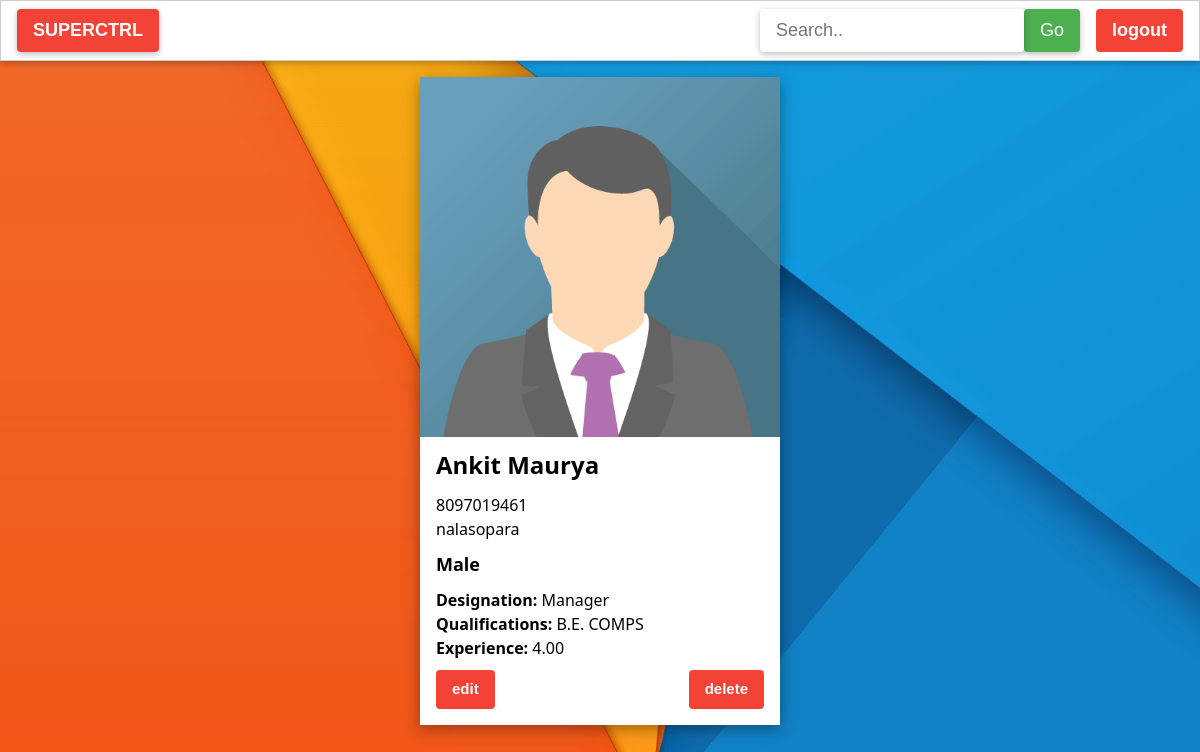
/employee/detail/7/ (signed in), run on the app's committed database.
### shop/models.py (models this page shows, shortened)
class Employee(models.Model):
    name=models.CharField(max_length=100)
    contact=models.IntegerField()
    address=models.CharField(max_length=1000)
    GENDER=(
        ('Male','Male'),
        ('Female','Female'),
        ('Others','Others'),
    )
    gender=models.CharField(choices=GENDER,default="----",max_length=50)
    DESIGNATION=(
        ('Worker',"Worker"),
        ('Manager','Manager'),
        ('Board','Board')
    )
    desg=models.CharField(choices=DESIGNATION,default='Worker',max_length=50)
    qual=models.CharField(max_length=1000)
    experience=models.DecimalField(decimal_places=2,max_digits=10)
    image=models.FileField(upload_to='employees')

### shop/views.py (the view)
# urls.py: url(r'^employee/detail/(?P<id>\d+)/$',views.employeedetail,name="employeedetail"),
@login_required
def employeedetail(request,id):
    employee=Employee.objects.get(id=id)
    return render(request,'shop/employeedetail.html',{'employee':employee})

### shop/templates/shop/employeedetail.html
{% extends 'shop/base.html' %}
{% block employee %}
<div class="w3-card-4 w3-white w3-margin-top " style="width:30%;margin:0 auto">
        <img src="{{employee.image.url}}" alt="Avatar" style="width:100%;opacity:0.85;height:45%">
        <div class="w3-container">
        <h3><b>{{employee.name}}</b></h3>
        <h6>{{employee.contact}} <br> {{employee.address}}</b></h6>
        <h5><b>{{employee.gender}}</b></h5>
        <h6><b>Designation:  </b>{{employee.desg}} <br><b>  Qualifications:  </b>{{employee.qual}} <br><b>Experience:  </b>{{employee.experience}}</h6>
        <a href="{% url 'employeeedit' employee.id %}"><button class="w3-button w3-red w3-round w3-left w3-margin-bottom"><b>edit</b></button></a>
        <a href="{% url 'employeedelete' employee.id %}"><button class="w3-button w3-red w3-round w3-right w3-margin-bottom"><b>delete</b></button></a>
        </div>
      </div>
{% endblock employee %}

### shop/static/shop/w3.css (style rules this page uses)
html { box-sizing:border-box }
*,*:before,*:after { box-sizing:inherit }
html { -ms-text-size-adjust:100%;-webkit-text-size-adjust:100% }
body { margin:0 }
a { background-color:transparent;-webkit-text-decoration-skip:objects }
img { border-style:none }
button,input,select,textarea { font:inherit;margin:0 }
button,input { overflow:visible }
button,select { text-transform:none }
button,html [type=button],[type=reset],[type=submit] { -webkit-appearance:button }
html,body { font-family:Verdana,sans-serif;font-size:15px;line-height:1.5 }
html { overflow-x:hidden }
h3 { font-size:24px }
h5 { font-size:18px }
h6 { font-size:16px }
h1,h2,h3,h4,h5,h6 { font-family:"Segoe UI",Arial,sans-serif;font-weight:400;margin:10px 0 }
img { vertical-align:middle }
a { color:inherit }
.w3-btn,.w3-button { border:none;display:inline-block;padding:8px 16px;vertical-align:middle;overflow:hidden;text-decoration:none;color:inherit;background-color:inherit;text-align:center;cursor:pointer;white-space:nowrap }
.w3-btn,.w3-button { -webkit-touch-callout:none;-webkit-user-select:none;-khtml-user-select:none;-moz-user-select:none;-ms-user-select:none;user-select:none }
.w3-container:after,.w3-container:before,.w3-panel:after,.w3-panel:before,.w3-row:after,.w3-row:before,.w3-row-padding:after,.w3-row-padding:before, .w3-cell-row:before,.w3-cell-row:after,.w3-clear:after,.w3-clear:before,.w3-bar:before,.w3-bar:after { content:"";display:table;clear:both }
.w3-round,.w3-round-medium { border-radius:4px }
.w3-container,.w3-panel { padding:0.01em 16px }
.w3-card-4,.w3-hover-shadow:hover { box-shadow:0 4px 10px 0 rgba(0,0,0,0.2),0 4px 20px 0 rgba(0,0,0,0.19) }
.w3-margin-top { margin-top:16px!important }
.w3-margin-bottom { margin-bottom:16px!important }
.w3-left { float:left!important }
.w3-right { float:right!important }
.w3-red,.w3-hover-red:hover { color:#fff!important;background-color:#f44336!important }
.w3-white,.w3-hover-white:hover { color:#000!important;background-color:#fff!important }

### data on the page
Employee: image (placeholder picture), name "Ankit Maurya", contact "8097019461", address "nalasopara", gender "Male", desg "Manager", qual "B.E. COMPS", experience "4.00"
